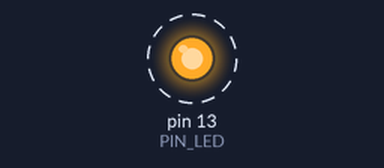
Recording of a sketch running on a simulated Arduino Uno, built with avr-gcc and run on an emulated ATmega328P. Parts: output pins drawn as LEDs (lit = HIGH). Dashed ring = blinking.

Above: at 0.2 s.
Timing chart, 0 to 3.0 s (numbered marks = the images above):
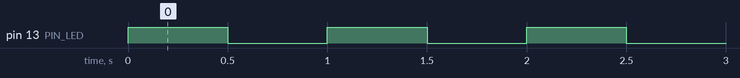

Measured:
- by itself, pin 13 (PIN_LED): alternates HIGH for 0.50 s and LOW for 0.50 s

The sketch:

excercise_1.ino
```cpp
const uint8_t PIN_LED = 13;

void setup() {
  // put your setup code here, to run once:
  pinMode(PIN_LED, OUTPUT);
}


void loop() {
  // put your main code here, to run repeatedly:
  while(1){
    digitalWrite(PIN_LED, HIGH);
    delay(500);
    digitalWrite(PIN_LED, LOW);
    delay(500);
  }
}
```
